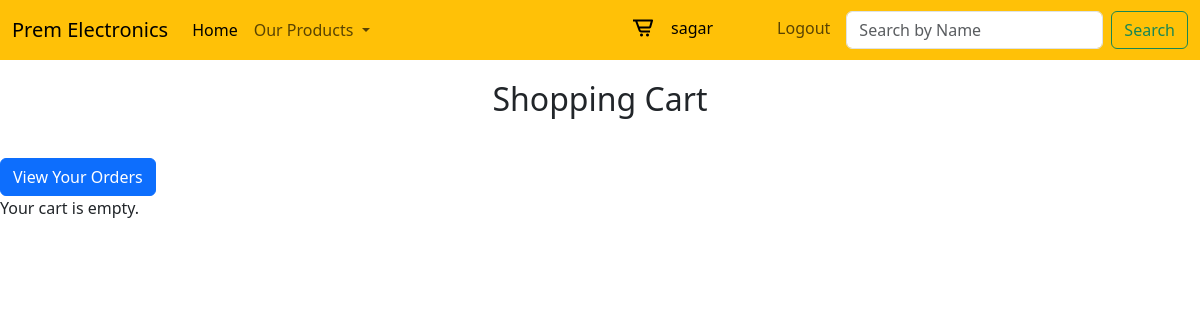
The app's page /cart/ (signed in), older data.
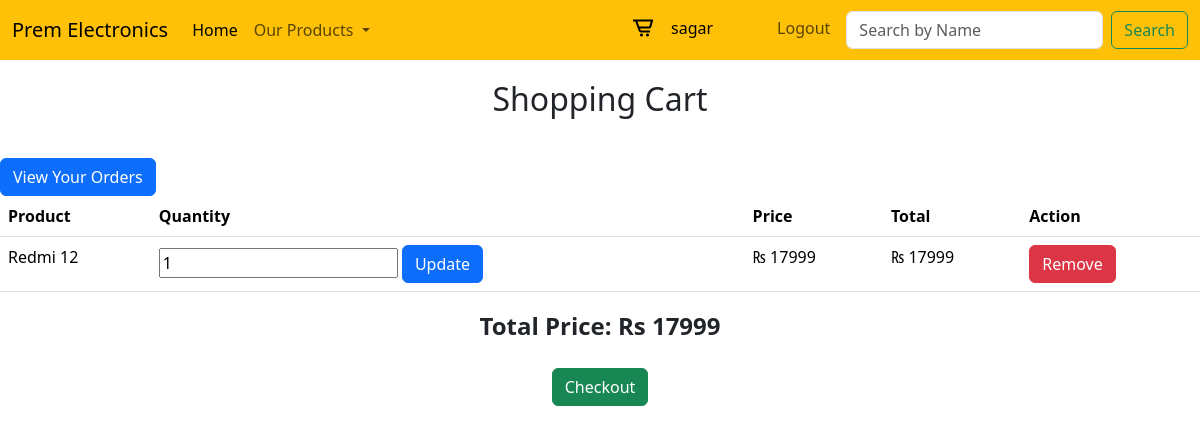
The same page, newer data.
### project_app/models.py (models this page shows, shortened)
class CartItem(models.Model):
    cart = models.ForeignKey(Cart, on_delete=models.CASCADE)
    product = models.ForeignKey(Product, on_delete=models.CASCADE)
    quantity = models.PositiveIntegerField(default=1)
    user = models.ForeignKey(User, on_delete=models.CASCADE)

class Product(models.Model):
    product_name=models.CharField(max_length=200)
    product_price=models.IntegerField()
    product_discount=models.IntegerField()
    product_description=models.CharField(max_length=200)
    product_image=models.ImageField(upload_to="product")
    category = models.ForeignKey(Category, on_delete=models.CASCADE)

### project_app/views.py (the view)
# urls.py: path('cart/', view_cart, name='view_cart'),
@login_required
def view_cart(request):
    cart, created = Cart.objects.get_or_create(user=request.user)
    cart_items = CartItem.objects.filter(cart=cart)
    total_price = sum(item.quantity * item.product.product_price for item in cart_items)
    context = {
        'cart_items': cart_items, 'total_price': total_price
    }
    return render(request, 'view_cart.html', context)

### project_app/templatetags/multiply.py (called while the page is built)
@register.filter
def multiply(value, arg):
    return value * arg

### templates/view_cart.html (shortened to what this page needs)
{% extends "common_components.html" %}
{% block start %}
{% load multiply %}
<h2 style="margin-bottom: 40px; margin-top: 20px;" class="text-center">Shopping Cart</h2>
<a href="{% url 'view_orders' %}" class="btn btn-primary">View Your Orders</a>
{% if cart_items %}
    <table class="table">
        <thead>
            <tr>
                <th>Product</th>
                <th>Quantity</th>
                <th>Price</th>
                <th>Total</th>
                <th>Action</th>
            </tr>
        </thead>
        <tbody>
            {% for item in cart_items %}
                <tr>
                    <td>{{ item.product.product_name }}</td>
                    <td>
                        <form method="post" action="{% url 'update_cart_item' item.id %}">
                            <input type="number" name="quantity" value="{{ item.quantity }}" min="1">
                            <button type="submit" class="btn btn-primary">Update</button>
                        </form>
                    </td>
                    <td>&#8360; {{ item.product.product_price }}</td>
                    <td>&#8360; {{ item.quantity|multiply:item.product.product_price }}</td>
                    <td>
                        <a href="{% url 'remove_from_cart' item.id %}" class="btn btn-danger">Remove</a>
                    </td>
                </tr>
            {% endfor %}
        </tbody>
    </table>
    <div style="text-align: center;">
        <p style="font-weight: bolder; font-size:x-large" >Total Price: <span id="totalPrice">Rs {{ total_price }}</span></p>
    </div>
    <div class="text-center mt-4">
        <a href="{% url 'checkout' %}" class="btn btn-success">Checkout</a>
    </div>
{% else %}
    <p>Your cart is empty.</p>
{% endif %}
{% endblock %}

Row changes from the older to the newer data that the page shows:
added CartItem: product.product_name "Redmi 12", quantity "1", product.product_price "17999", quantity|multiply "17999"
Text that changed along with them:
{{ total_price }}: (not shown) → "17999"
text no longer shown: "Your cart is empty."
text now shown: "Product Quantity Price Total Action Total Price: Rs Checkout"
